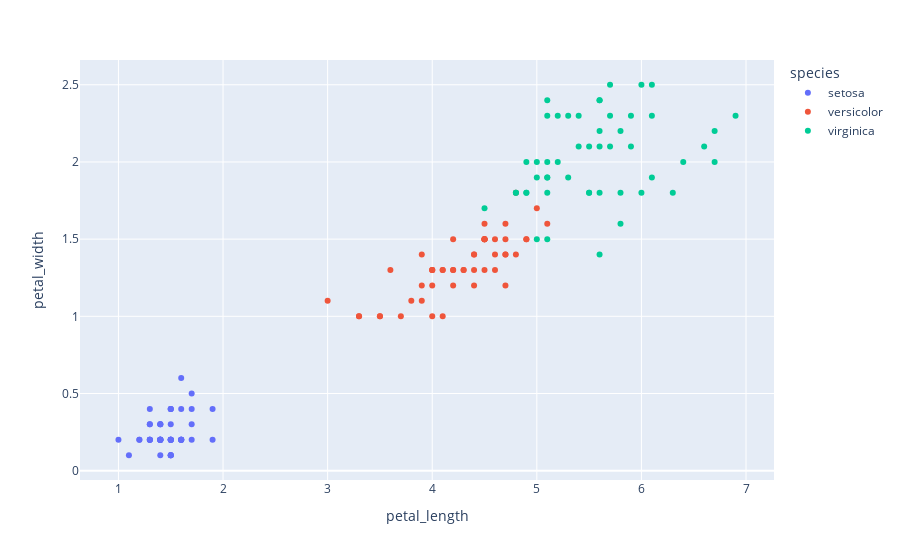

The cell this chart's notebook holds for it:
### Markdown cell above
```
Create a scatter plot of petal_length vs petal_width. Use species as the color and display all the feature values when you hover over a point.
```

### Code cell
fig = px.scatter(ds, x = 'petal_length', y = 'petal_width', color = ds['species'], hover_data = ds.columns)
fig.show()

### Figure 1 — Plotly figure (JSON) as saved in the notebook; plotly's stock layout.template omitted (floating-point values rounded to 4 significant figures; data arrays with more than 128 entries replaced by an {"elided": "..."} marker saying what was removed)
{"data": [{"customdata": {"elided": "50x6 mixed values"}, "hovertemplate": "species=%{customdata[4]}<br>petal_length=%{customdata[2]}<br>petal_width=%{customdata[3]}<br>sepal_length=%{customdata[0]}<br>sepal_width=%{customdata[1]}<br>species_id=%{customdata[5]}<extra></extra>", "legendgroup": "setosa", "marker": {"color": "#636efa", "symbol": "circle"}, "mode": "markers", "name": "setosa", "orientation": "v", "showlegend": true, "type": "scatter", "x": [1.4, 1.4, 1.3, 1.5, 1.4, 1.7, 1.4, 1.5, 1.4, 1.5, 1.5, 1.6, 1.4, 1.1, 1.2, 1.5, 1.3, 1.4, 1.7, 1.5, 1.7, 1.5, 1, 1.7, 1.9, 1.6, 1.6, 1.5, 1.4, 1.6, 1.6, 1.5, 1.5, 1.4, 1.5, 1.2, 1.3, 1.5, 1.3, 1.5, 1.3, 1.3, 1.3, 1.6, 1.9, 1.4, 1.6, 1.4, 1.5, 1.4], "xaxis": "x", "y": [0.2, 0.2, 0.2, 0.2, 0.2, 0.4, 0.3, 0.2, 0.2, 0.1, 0.2, 0.2, 0.1, 0.1, 0.2, 0.4, 0.4, 0.3, 0.3, 0.3, 0.2, 0.4, 0.2, 0.5, 0.2, 0.2, 0.4, 0.2, 0.2, 0.2, 0.2, 0.4, 0.1, 0.2, 0.1, 0.2, 0.2, 0.1, 0.2, 0.2, 0.3, 0.3, 0.2, 0.6, 0.4, 0.3, 0.2, 0.2, 0.2, 0.2], "yaxis": "y"}, {"customdata": {"elided": "50x6 mixed values"}, "hovertemplate": "species=%{customdata[4]}<br>petal_length=%{customdata[2]}<br>petal_width=%{customdata[3]}<br>sepal_length=%{customdata[0]}<br>sepal_width=%{customdata[1]}<br>species_id=%{customdata[5]}<extra></extra>", "legendgroup": "versicolor", "marker": {"color": "#EF553B", "symbol": "circle"}, "mode": "markers", "name": "versicolor", "orientation": "v", "showlegend": true, "type": "scatter", "x": [4.7, 4.5, 4.9, 4, 4.6, 4.5, 4.7, 3.3, 4.6, 3.9, 3.5, 4.2, 4, 4.7, 3.6, 4.4, 4.5, 4.1, 4.5, 3.9, 4.8, 4, 4.9, 4.7, 4.3, 4.4, 4.8, 5, 4.5, 3.5, 3.8, 3.7, 3.9, 5.1, 4.5, 4.5, 4.7, 4.4, 4.1, 4, 4.4, 4.6, 4, 3.3, 4.2, 4.2, 4.2, 4.3, 3, 4.1], "xaxis": "x", "y": [1.4, 1.5, 1.5, 1.3, 1.5, 1.3, 1.6, 1, 1.3, 1.4, 1, 1.5, 1, 1.4, 1.3, 1.4, 1.5, 1, 1.5, 1.1, 1.8, 1.3, 1.5, 1.2, 1.3, 1.4, 1.4, 1.7, 1.5, 1, 1.1, 1, 1.2, 1.6, 1.5, 1.6, 1.5, 1.3, 1.3, 1.3, 1.2, 1.4, 1.2, 1, 1.3, 1.2, 1.3, 1.3, 1.1, 1.3], "yaxis": "y"}, {"customdata": {"elided": "50x6 mixed values"}, "hovertemplate": "species=%{customdata[4]}<br>petal_length=%{customdata[2]}<br>petal_width=%{customdata[3]}<br>sepal_length=%{customdata[0]}<br>sepal_width=%{customdata[1]}<br>species_id=%{customdata[5]}<extra></extra>", "legendgroup": "virginica", "marker": {"color": "#00cc96", "symbol": "circle"}, "mode": "markers", "name": "virginica", "orientation": "v", "showlegend": true, "type": "scatter", "x": [6, 5.1, 5.9, 5.6, 5.8, 6.6, 4.5, 6.3, 5.8, 6.1, 5.1, 5.3, 5.5, 5, 5.1, 5.3, 5.5, 6.7, 6.9, 5, 5.7, 4.9, 6.7, 4.9, 5.7, 6, 4.8, 4.9, 5.6, 5.8, 6.1, 6.4, 5.6, 5.1, 5.6, 6.1, 5.6, 5.5, 4.8, 5.4, 5.6, 5.1, 5.1, 5.9, 5.7, 5.2, 5, 5.2, 5.4, 5.1], "xaxis": "x", "y": [2.5, 1.9, 2.1, 1.8, 2.2, 2.1, 1.7, 1.8, 1.8, 2.5, 2, 1.9, 2.1, 2, 2.4, 2.3, 1.8, 2.2, 2.3, 1.5, 2.3, 2, 2, 1.8, 2.1, 1.8, 1.8, 1.8, 2.1, 1.6, 1.9, 2, 2.2, 1.5, 1.4, 2.3, 2.4, 1.8, 1.8, 2.1, 2.4, 2.3, 1.9, 2.3, 2.5, 2.3, 1.9, 2, 2.3, 1.8], "yaxis": "y"}], "layout": {"legend": {"title": {"text": "species"}, "tracegroupgap": 0}, "margin": {"t": 60}, "xaxis": {"anchor": "y", "domain": [0, 1], "title": {"text": "petal_length"}}, "yaxis": {"anchor": "x", "domain": [0, 1], "title": {"text": "petal_width"}}}}
